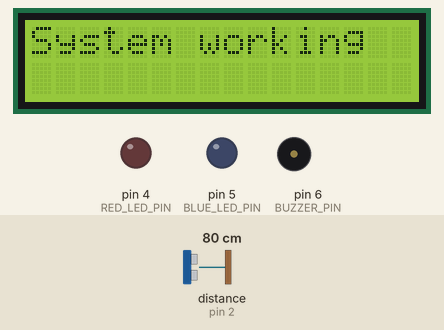
Bench run of a sketch on a simulated Arduino Uno, built with avr-gcc and run on an emulated ATmega328P. Shown: 16×2 character LCD, output pins drawn as LEDs (lit = HIGH), buzzer (waves = sounding). Dashed ring = blinking. The inputs (shaded band) are chosen by the test bench; at power-on: distance to the obstacle (sensor on pin 2) 80 cm. The echo pulse lasts 58.3 µs per cm; what the sketch prints to the serial monitor is not drawn.

Above: at 2.2 s.
2.3 s: distance to the obstacle (sensor on pin 2) set to 75 cm
At 7.16 s:
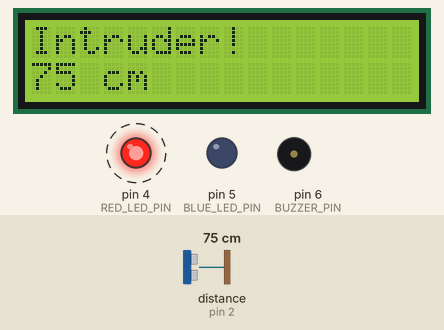
At 7.76 s:
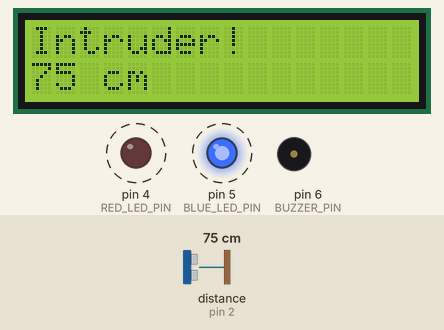
9.1 s: distance to the obstacle (sensor on pin 2) set to 70 cm
At 12.35 s:
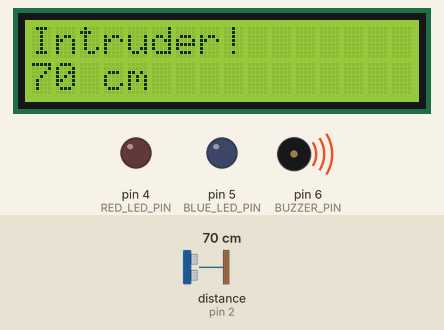
Timing chart, 0 to 19.2 s (numbered marks = the images above; inputs shaded):
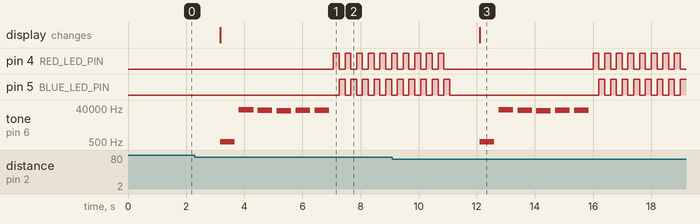

Measured:
- the behaviour switches between 80 and 79 cm on distance to the obstacle (sensor on pin 2) (found by bisection; images 0 and 1)
- the behaviour switches between 75 and 74 cm on distance to the obstacle (sensor on pin 2) (found by bisection; images 2 and 3)
- after the input at 2.3 s, pin 4 (RED_LED_PIN): alternates HIGH for 0.20 s and LOW for 0.20 s, starting after 4.8 s; pin 5 (BLUE_LED_PIN): alternates HIGH for 0.20 s and LOW for 0.20 s, starting after 5.0 s
- after the input at 9.1 s, tone on pin 6 (BUZZER_PIN): plays 523 Hz for 0.50 s, 31059 Hz for 0.50 s, 29811 Hz for 0.50 s, 28005 Hz for 0.50 s, 30496 Hz for 0.50 s, 29295 Hz for 0.50 s, starting after 3.0 s; the display: changes after 3.0 s (image 3)

The sketch:

intruderDetector.ino
```cpp
#include "SR04.h"
#include <LiquidCrystal.h>
#include "pitches.h"

#define TRIG_PIN 2
#define ECHO_PIN 3
#define BUZZER_PIN 6
#define RED_LED_PIN 4
#define BLUE_LED_PIN 5

// Initialize the ultrasonic sensor
SR04 sr04 = SR04(ECHO_PIN, TRIG_PIN);
long currentDistance;
long lastDistance = 0;

// Initialize the LCD and set the pins
LiquidCrystal lcd(7, 8, 9, 10, 11, 12);

// Melody notes and duration
int melody[] = {
  NOTE_C5
};
int noteDuration = 500;  // 500 milliseconds

void setup() {
    // Start serial communication
    Serial.begin(9600);

    // Set up the LCD's number of columns and rows
    lcd.begin(16, 2);

    // Print a message to the LCD
    lcd.print("System working");

    // Initialize LED pins
    pinMode(RED_LED_PIN, OUTPUT);
    pinMode(BLUE_LED_PIN, OUTPUT);

    // Short delay before starting the loop
    delay(1000);
}

void loop() {
    // Get the distance from the ultrasonic sensor
    currentDistance = sr04.Distance();
    Serial.print(currentDistance);
    Serial.println(" cm");

    // Check if the distance is less than 100 cm and less than the last distance (intruder moving closer)
    if (currentDistance < 200 && currentDistance < lastDistance) {
        // If distance is less than 100 cm, display "Intruder" on the LCD
        lcd.clear(); // Clear previous message
        lcd.setCursor(0, 0); // Set cursor to beginning of first line
        lcd.print("Intruder!");

        // Optionally, you can display the distance too
        lcd.setCursor(0, 1); // Set cursor to beginning of second line
        lcd.print(currentDistance);
        lcd.print(" cm");

        // Play a melody on the buzzer
        for (int thisNote = 0; thisNote < 6; thisNote++) {
            tone(BUZZER_PIN, melody[thisNote], noteDuration);
            delay(noteDuration * 1.3); // Duration + pause between notes
        }

        // Blink the LEDs randomly
        for (int i = 0; i < 10; i++) { // Blink 10 times
            digitalWrite(RED_LED_PIN, HIGH);
            delay(200);
            digitalWrite(RED_LED_PIN, LOW);
            digitalWrite(BLUE_LED_PIN, HIGH);
            delay(200);
            digitalWrite(BLUE_LED_PIN, LOW);
        }
    } else {
        // If distance is not less than 100 cm or the intruder is moving away, display "System working"
        lcd.clear(); // Clear previous message
        lcd.setCursor(0, 0); // Set cursor to beginning of first line
        lcd.print("System working");

        // Stop the buzzer when the system is working normally or intruder is moving away
        noTone(BUZZER_PIN);

        // Turn off LEDs
        digitalWrite(RED_LED_PIN, LOW);
        digitalWrite(BLUE_LED_PIN, LOW);
    }

    // Store the current distance as the last distance for the next loop iteration
    lastDistance = currentDistance;

    // Short delay before the next reading
    delay(1000);
}
```
